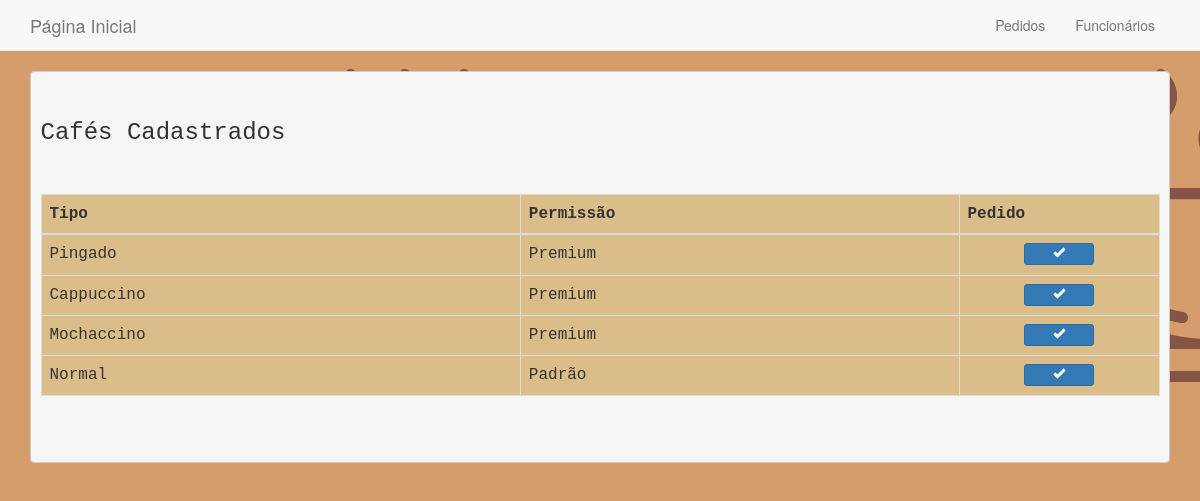
The page / on the database its author committed.
### tables this page shows
CREATE TABLE cafe (
  id int(11) NOT NULL AUTO_INCREMENT,
  tipo varchar(100) NOT NULL,
  permissao tinyint(1) NOT NULL,
  PRIMARY KEY (id)
);

### model/CafeModel.class.php (called while the page is built, shortened)
<?php
class CafeModel {
  private $conexao;
  function __construct() {
    try {
      $this->conexao = new PDO("mysql:host=localhost; port=3306; dbname=cafe", "root", "");
      $this->conexao->setAttribute(PDO::ATTR_ERRMODE, PDO::ERRMODE_EXCEPTION);
    } catch (PDOException $e) {
      echo "Erro ao conectar com o Banco de Dados";
      echo "<br />";
      echo $e->getMessage();
    }
  }
  public function consultar(){
    try {
      $sql = "SELECT * FROM cafe";
      $query = $this->conexao->prepare($sql);
      $query->execute();
      $arrayDados = $query->fetchAll(PDO::FETCH_ASSOC);
      return $arrayDados;
    } catch (PDOException $e) {
      echo "Erro ao consultar os cafés";
      echo "<br />";
      echo $e->getMessage();
      return false;
    }
  }
}

### core/view/Template.class.php (called while the page is built, shortened)
<?php
class Template {
  public function iniciar() {
    $template = file_get_contents("view/html/template.html");
    if (class_exists(App::$modulo)) {
      $modulo_obj = new $modulo_class;
      if (method_exists($modulo_obj, App::$acao)) {
        $modulo_acao = App::$acao;
        $conteudo = $modulo_obj->$modulo_acao();
      } else {
        $conteudo = "Ação [" . App::$acao . "] não encontrada";
      }
    } else {
      $conteudo = "Módulo [" . App::$modulo . "] não encontrado";
    }
    $html = str_replace("#CONTEUDO#", $conteudo, $template);
    return $html;
  }
}
?>

### core/controller/App.class.php (called while the page is built, shortened)
<?php
class App {
  public function iniciar() {
    $template = new Template();
    $html = $template->iniciar();
    return $html;
  }
}
?>

### controller/Cafe.class.php (the view, shortened to what this page needs)
<?php
class Cafe {
  public function listar() {
    $htmlCafes = file_get_contents("view/html/cafes.html");
    $cafeModel = new CafeModel();
    $arrayDados = $cafeModel->consultar();
    $registros = "";
    if (is_array($arrayDados)) {
      foreach ($arrayDados as $reg) {
        $id = $reg["id"];
        $registros .= "<tr>";
        $registros .= "<td>" . $reg["tipo"] . "</td>";
        if($reg["permissao"] == 1){
          $registros .= "<td>Premium</td>";
        }else{
          $registros .= "<td>Padrão</td>";
        }
        $registros .= "</td>";
        $registros .= '<td style="text-align:center; width: 200px;"><a href="index.php?modulo=Cafe&acao=confirmar&chave=' . $id . '" class="btn btn-primary btn-xs" style="width:70px"><span class="glyphicon glyphicon-ok"></span></a>';
        $registros .= "</tr>";
        $registros .= "</tr>";
      }
    }
    $html = str_replace("#REGISTROS#", $registros, $htmlCafes);
    return $html;
  }
}

### index.php (shortened to what this page needs)
<?php
function autoloader($classe) {
	$dirs = Array("core/controller", "core/view", "controller", "model");
	foreach ($dirs as $dir) {
		$arquivo = $dir . "/" . $classe . ".class.php";
	}
}
$app = new App();
$html = $app->iniciar();
echo $html;

### rows shown on the page
cafe: tipo "Pingado", permissao "Premium"
cafe: tipo "Cappuccino", permissao "Premium"
cafe: tipo "Mochaccino", permissao "Premium"
cafe: tipo "Normal", permissao "Padrão"

### other values the page prints
$html "Página Inicial Funcionários Pedidos Cafés Cadastrados Tipo Permissão Pedido"
